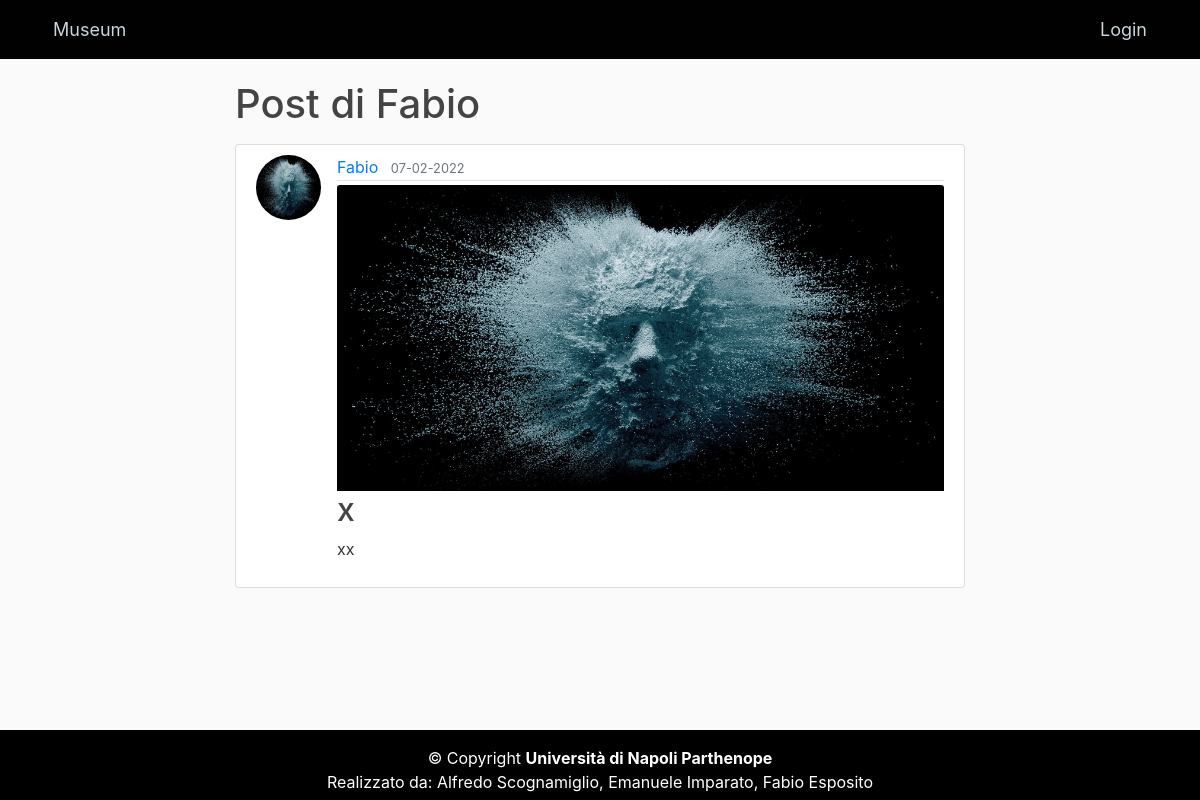
The page /user/Fabio on the database as committed earlier.
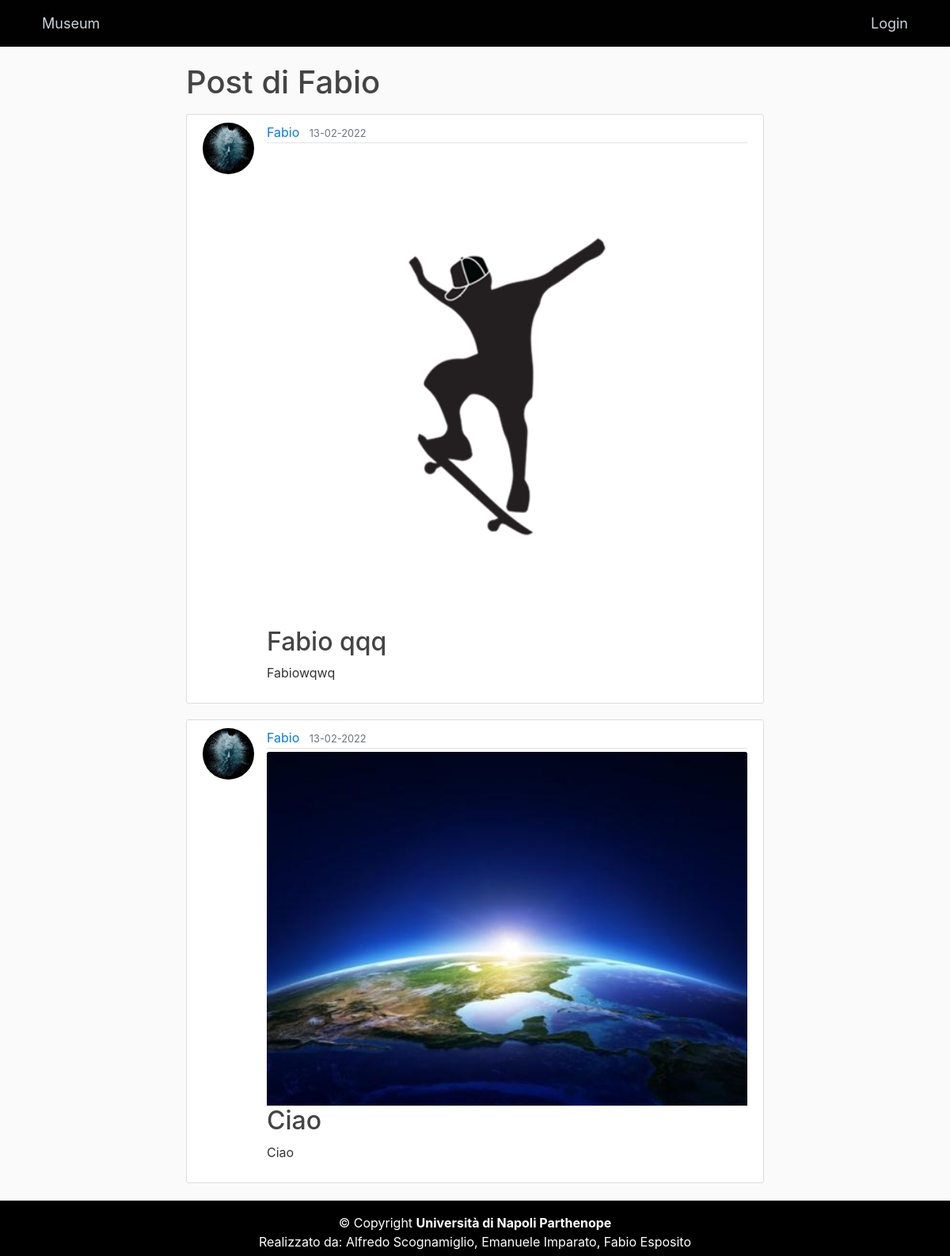
The same page on the database as committed later.
### MuseumProject/models.py (models this page shows)
class Post(db.Model):
    id = db.Column(db.Integer, primary_key=True)
    title = db.Column(db.String(100), nullable=False)
    descrizione = db.Column(db.Text, nullable=False)
    date_posted = db.Column(db.DateTime, nullable=False, default=datetime.utcnow)
    post_image = db.Column(db.String(20), nullable=False, default='defaultPNG.png')
    admin_id = db.Column(db.Integer, db.ForeignKey('administrator.id'), nullable=False)         #Chiave esterna che fa riferimento alla tab.Administrator

class Administrator(db.Model, UserMixin):
    id = db.Column(db.Integer,primary_key=True)
    first_name = db.Column(db.String(20), nullable=False)
    email = db.Column(db.String(45), unique=True, nullable=False)
    password = db.Column(db.String(45), nullable=False)
    image_file = db.Column(db.String(20), nullable=False, default='default.jpg')
    posts = db.relationship('Post', backref='poster', lazy=True)                                #Un Admin può inserire più post (Relazione 1:N)

### MuseumProject/routes.py (the view)
@app.route("/user/<string:first_name>")
def admin_posts(first_name):
    admin = Administrator.query.filter_by(first_name=first_name).first_or_404()
    posts = Post.query.filter_by(poster=admin)
    return render_template('admin_posts.html', posts=posts, admin=admin)

### MuseumProject/templates/admin_posts.html
{% extends "layout.html" %}
{% block content %}
    <h1 class="mb-3">Post di {{ admin.first_name }}</h1>
    {% for post in posts %}
        <article class="media content-section">
            <img class="rounded-circle article-img" src="{{ url_for('static', filename='images/' + post.poster.image_file) }}">
            <div class="media-body">
                <div class="article-metadata">
                    <a class="mr-2" href="{{ url_for('admin_posts', first_name=post.poster.first_name) }}">{{ post.poster.first_name }}</a>
                    <small class="text-muted">{{ post.date_posted.strftime('%d-%m-%Y') }}</small>
                </div>
                <img src="{{ url_for('static', filename='images/' + post.post_image) }}" class="card-img-top">
                <h2><a class="article-title" href="{{ url_for('post', post_id=post.id) }}">{{ post.title }}</a></h2>
                <p class="article-content">{{ post.descrizione }}</p>
            </div>
            <br><br>
        </article>
    {% endfor %}
{% endblock content %}

Rows that differ between the two databases and show on the page:
added Post: image_file (placeholder picture), poster.first_name "Fabio", date_posted "13-02-2022", post_image (picture), title "Fabio qqq", descrizione "Fabiowqwq"
changed Post: date_posted "07-02-2022" → "13-02-2022"; post_image: picture added in place of a placeholder; title "x" → "Ciao"; descrizione "xx" → "Ciao"
